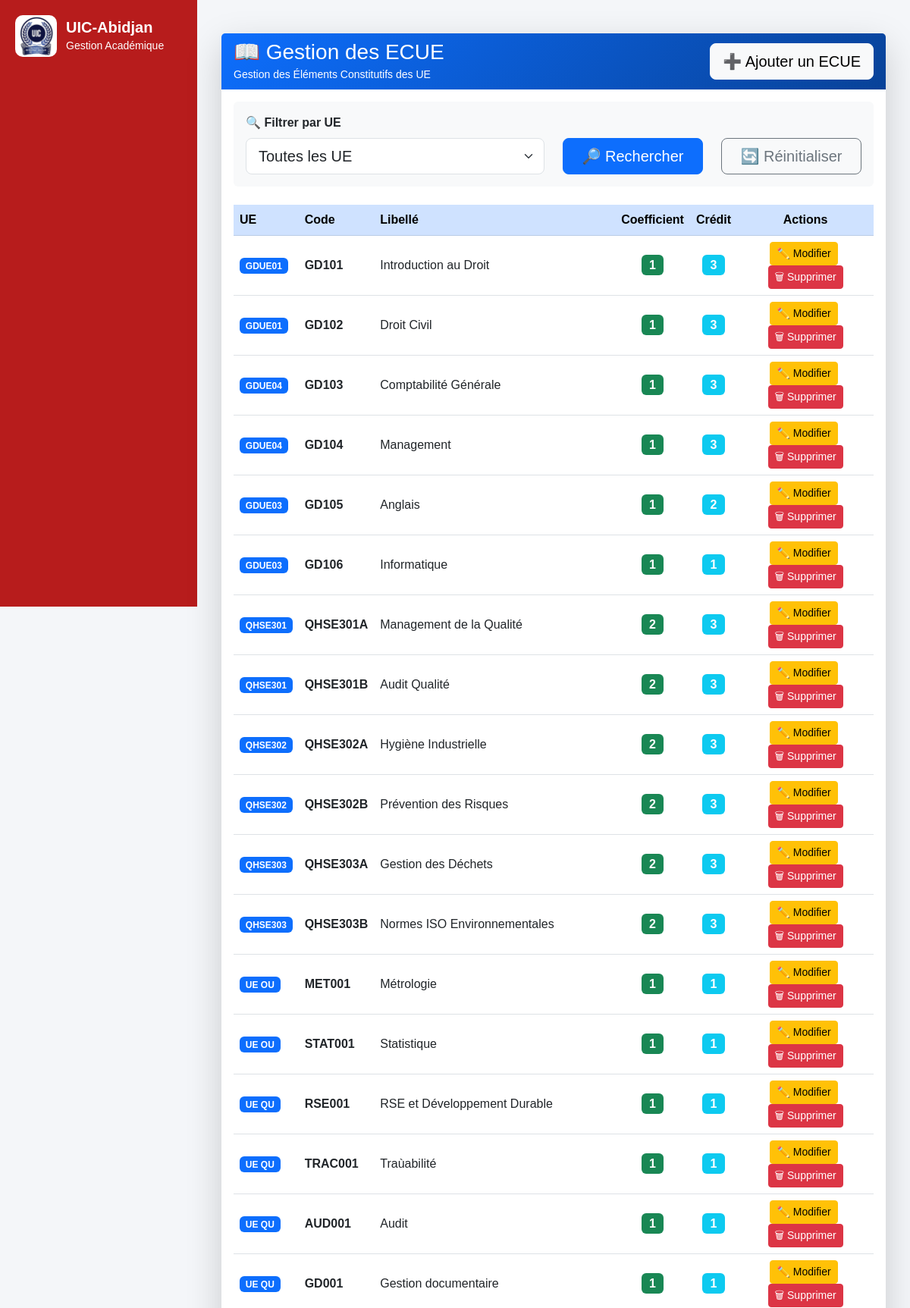
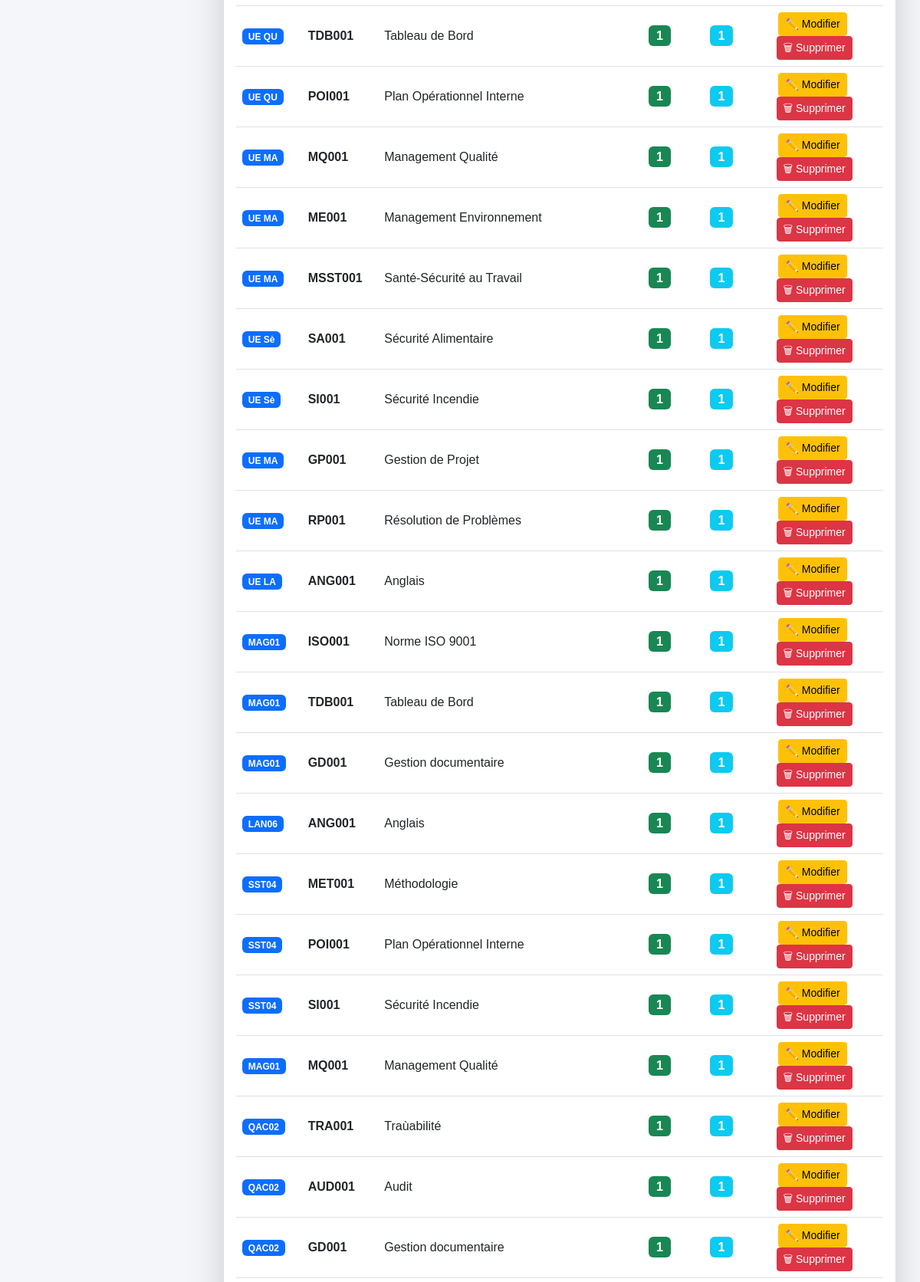
The page /lmd/ecue/ (upper part) on the database its author committed (2 pictures, top to bottom).
### lmd/models.py (models this page shows, shortened)
class ECUE(models.Model):
    ue = models.ForeignKey(
        UE,
        on_delete=models.CASCADE,
        related_name="ecues"
    )
    code = models.CharField(max_length=20)
    libelle = models.CharField(max_length=200)
    coefficient = models.IntegerField(default=1)
    credit = models.IntegerField(default=1)
    ordre = models.IntegerField(default=1)
    semestre = models.CharField(
        max_length=5,
        choices=[
            ("S1", "Semestre 1"),
            ("S2", "Semestre 2"),
        ],
        default="S1"
    )

class UE(models.Model):
    niveau = models.CharField(
    max_length=2,
    choices=[
        ("L1", "Licence 1"),
        ("L2", "Licence 2"),
        ("L3", "Licence 3"),
       ],
        default="L1"
     )
    SEMESTRE_CHOICES = (
        ("S1", "Semestre 1"),
        ("S2", "Semestre 2"),
        ("S3", "Semestre 3"),
        ("S4", "Semestre 4"),
        ("S5", "Semestre 5"),
        ("S6", "Semestre 6"),
    )
    session = models.CharField(
    max_length=1,
    choices=[
        ("1", "Session 1"),
        ("2", "Session 2 (Rattrapage)"),
     ],
     default="1"
     )
    code = models.CharField(
        max_length=20
    )
    libelle = models.CharField(
        max_length=200
    )
    credit = models.PositiveIntegerField(
        default=0
    )
    filiere = models.ForeignKey(
        "FiliereLMD",
        null=True,
        blank=True,
        on_delete=models.PROTECT,
        related_name="ues"
    )
    grande_unite = models.ForeignKey(
        "GrandeUnite",
        null=True,
        blank=True,
        on_delete=models.PROTECT,
        related_name="ues"
    )
    semestre = models.CharField(
        max_length=2,
        choices=SEMESTRE_CHOICES,
        default="S1"
    )
    ordre = models.PositiveIntegerField(default=1)
    class Meta:
        ordering = ["ordre"]

### lmd/views.py (the view)
# urls.py: path('ecue/', views.ecue_list, name='ecue_list'),
def ecue_list(request):
    ue_id = request.GET.get("ue")
    ecues = ECUE.objects.select_related("ue").all()
    if ue_id:
        ecues = ecues.filter(ue_id=ue_id)
    total_credits = ecues.aggregate(
     total=Sum("credit")
     )["total"] or 0
    return render(request, "lmd/ecue/list.html", {
        "ecues": ecues,
        "ues": UE.objects.all(),
        "ue_selected": ue_id,
        "total_credits": total_credits,
    })

### lmd/templates/lmd/ecue/list.html (shortened to what this page needs)
{% extends "base.html" %}
{% block content %}
<div class="container-fluid py-4">
    <div class="card border-0 shadow-lg">
        <div class="card-header border-0 text-white"
             style="background: linear-gradient(135deg,#0d6efd,#084298);">
            <div class="d-flex justify-content-between align-items-center">
                <div>
                    <h3 class="mb-0">
                        📖 Gestion des ECUE
                    </h3>
                    <small>
                        Gestion des Éléments Constitutifs des UE
                    </small>
                </div>
                <a href="{% url 'ecue_add' %}"
                   class="btn btn-light btn-lg">
                    ➕ Ajouter un ECUE
                </a>
            </div>
        </div>
        <div class="card-body">
            <div class="card bg-light border-0 mb-4">
                <div class="card-body">
                    <form method="get">
                        <div class="row align-items-end">
                            <div class="col-md-6">
                                <label class="form-label fw-bold">
                                    🔍 Filtrer par UE
                                </label>
                                <select
                                    name="ue"
                                    class="form-select form-select-lg"
                                    onchange="this.form.submit()">
                                    <option value="">
                                        Toutes les UE
                                    </option>
                                </select>
                            </div>
                            <div class="col-md-3">
                                <button type="submit"
                                        class="btn btn-primary btn-lg w-100">
                                    🔎 Rechercher
                                </button>
                            </div>
                            <div class="col-md-3">
                                <a href="{% url 'ecue_list' %}"
                                   class="btn btn-outline-secondary btn-lg w-100">
                                    🔄 Réinitialiser
                                </a>
                            </div>
                        </div>
                    </form>
                </div>
            </div>
            <div class="table-responsive">
                <table class="table table-hover align-middle">
                    <thead class="table-primary">
                        <tr>
                            <th>UE</th>
                            <th>Code</th>
                            <th>Libellé</th>
                            <th class="text-center">Coefficient</th>
                            <th class="text-center">Crédit</th>
                            <th class="text-center">Actions</th>
                        </tr>
                    </thead>
                    <tbody>
                        {% for e in ecues %}
                        <tr>
                            <td>
                                <span class="badge bg-primary">
                                    {{ e.ue.code }}
                                </span>
                            </td>
                            <td>
                                <strong>{{ e.code }}</strong>
                            </td>
                            <td>
                                {{ e.libelle }}
                            </td>
                            <td class="text-center">
                                <span class="badge bg-success fs-6">
                                    {{ e.coefficient }}
                                </span>
                            </td>
                            <td class="text-center">
                                <span class="badge bg-info fs-6">
                                    {{ e.credit }}
                                </span>
                            </td>
                            <td class="text-center">
                                <a href="{% url 'ecue_edit' e.id %}"
                                   class="btn btn-warning btn-sm me-1">
                                    ✏️ Modifier
                                </a>
                                <a href="{% url 'ecue_delete' e.id %}"
                                   class="btn btn-danger btn-sm">
                                    🗑 Supprimer
                                </a>
                            </td>
                        </tr>
                        {% endfor %}
                    </tbody>
                </table>
            </div>
        </div>
    </div>
</div>
{% endblock %}

### core/templates/base.html (style rules this page uses)
body { margin: 0; font-family: Arial, sans-serif; background: #f4f6f9; }

### rows shown on the page
ECUE: ue.code "GDUE01", code "GD101", libelle "Introduction au Droit", coefficient "1", credit "3"
ECUE: ue.code "GDUE01", code "GD102", libelle "Droit Civil", coefficient "1", credit "3"
ECUE: ue.code "GDUE04", code "GD103", libelle "Comptabilité Générale", coefficient "1", credit "3"
ECUE: ue.code "GDUE04", code "GD104", libelle "Management", coefficient "1", credit "3"
ECUE: ue.code "GDUE03", code "GD105", libelle "Anglais", coefficient "1", credit "2"
ECUE: ue.code "GDUE03", code "GD106", libelle "Informatique", coefficient "1", credit "1"
ECUE: ue.code "QHSE301", code "QHSE301A", libelle "Management de la Qualité", coefficient "2", credit "3"
ECUE: ue.code "QHSE301", code "QHSE301B", libelle "Audit Qualité", coefficient "2", credit "3"
ECUE: ue.code "QHSE302", code "QHSE302A", libelle "Hygiène Industrielle", coefficient "2", credit "3"
ECUE: ue.code "QHSE302", code "QHSE302B", libelle "Prévention des Risques", coefficient "2", credit "3"
ECUE: ue.code "QHSE303", code "QHSE303A", libelle "Gestion des Déchets", coefficient "2", credit "3"
ECUE: ue.code "QHSE303", code "QHSE303B", libelle "Normes ISO Environnementales", coefficient "2", credit "3"
ECUE: ue.code "UE OU", code "MET001", libelle "Métrologie", coefficient "1", credit "1"
ECUE: ue.code "UE OU", code "STAT001", libelle "Statistique", coefficient "1", credit "1"
ECUE: ue.code "UE QU", code "RSE001", libelle "RSE et Développement Durable", coefficient "1", credit "1"
ECUE: ue.code "UE QU", code "TRAC001", libelle "Traùabilité", coefficient "1", credit "1"
ECUE: ue.code "UE QU", code "AUD001", libelle "Audit", coefficient "1", credit "1"
ECUE: ue.code "UE QU", code "GD001", libelle "Gestion documentaire", coefficient "1", credit "1"
ECUE: ue.code "UE QU", code "TDB001", libelle "Tableau de Bord", coefficient "1", credit "1"
ECUE: ue.code "UE QU", code "POI001", libelle "Plan Opérationnel Interne", coefficient "1", credit "1"
ECUE: ue.code "UE MA", code "MQ001", libelle "Management Qualité", coefficient "1", credit "1"
ECUE: ue.code "UE MA", code "ME001", libelle "Management Environnement", coefficient "1", credit "1"
ECUE: ue.code "UE MA", code "MSST001", libelle "Santé-Sécurité au Travail", coefficient "1", credit "1"
ECUE: ue.code "UE Sè", code "SA001", libelle "Sécurité Alimentaire", coefficient "1", credit "1"
ECUE: ue.code "UE Sè", code "SI001", libelle "Sécurité Incendie", coefficient "1", credit "1"
ECUE: ue.code "UE MA", code "GP001", libelle "Gestion de Projet", coefficient "1", credit "1"
ECUE: ue.code "UE MA", code "RP001", libelle "Résolution de Problèmes", coefficient "1", credit "1"
ECUE: ue.code "UE LA", code "ANG001", libelle "Anglais", coefficient "1", credit "1"
ECUE: ue.code "MAG01", code "ISO001", libelle "Norme ISO 9001", coefficient "1", credit "1"
ECUE: ue.code "MAG01", code "TDB001", libelle "Tableau de Bord", coefficient "1", credit "1"
ECUE: ue.code "MAG01", code "GD001", libelle "Gestion documentaire", coefficient "1", credit "1"
ECUE: ue.code "LAN06", code "ANG001", libelle "Anglais", coefficient "1", credit "1"
ECUE: ue.code "SST04", code "MET001", libelle "Méthodologie", coefficient "1", credit "1"
ECUE: ue.code "SST04", code "POI001", libelle "Plan Opérationnel Interne", coefficient "1", credit "1"
ECUE: ue.code "SST04", code "SI001", libelle "Sécurité Incendie", coefficient "1", credit "1"
ECUE: ue.code "MAG01", code "MQ001", libelle "Management Qualité", coefficient "1", credit "1"
ECUE: ue.code "QAC02", code "TRA001", libelle "Traùabilité", coefficient "1", credit "1"
ECUE: ue.code "QAC02", code "AUD001", libelle "Audit", coefficient "1", credit "1"
ECUE: ue.code "QAC02", code "GD001", libelle "Gestion documentaire", coefficient "1", credit "1"
